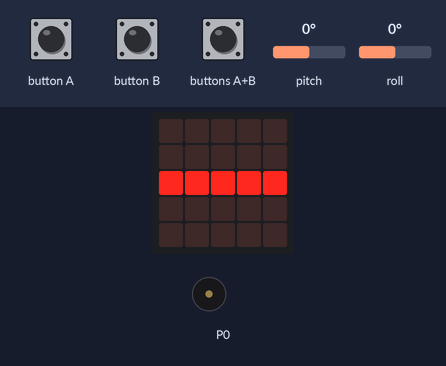
Bench run of a program on a simulated BBC micro:bit (MakeCode). Shown: the board's 5×5 LED display, buzzer (waves = sounding). The inputs (shaded band) are chosen by the test bench; at power-on: pitch 0°, roll 0°.

Above: at 1.2 s.
1.3 s: pitch set to -172°
At 2.0 s:
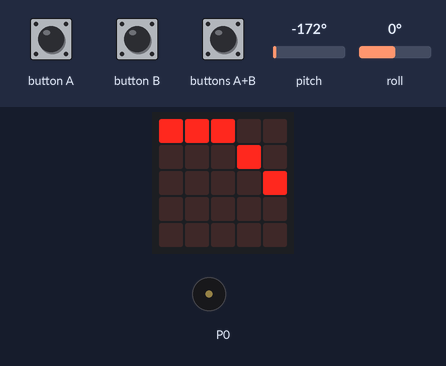
4.3 s: pitch set to -51°
At 5.0 s:
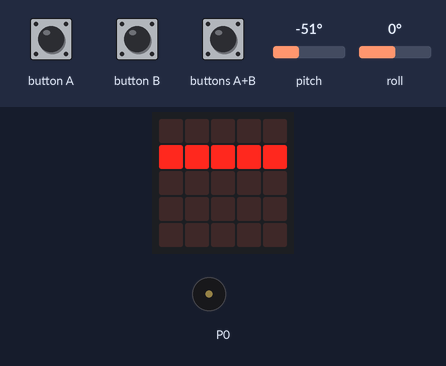
7.3 s: pitch set to -41°
9.0 s: roll set to -172°
At 10.2 s:
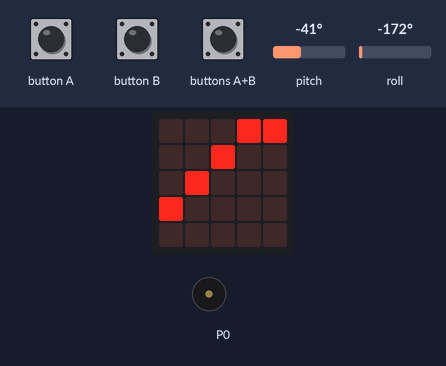
10.5 s: pitch set to 90°
At 10.8 s:
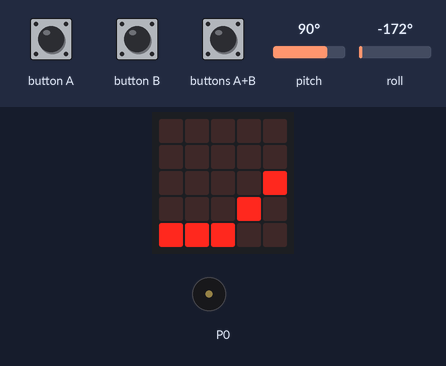
13.5 s: roll set to 0°
At 13.8 s:
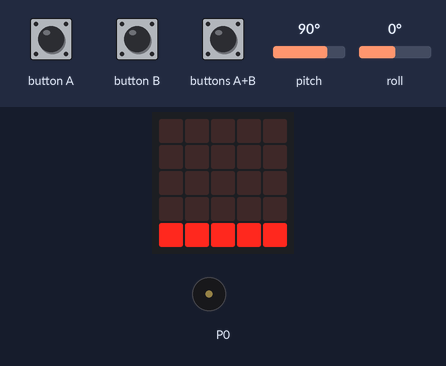
Timing chart, 0 to 17.5 s (numbered marks = the images above; inputs shaded):
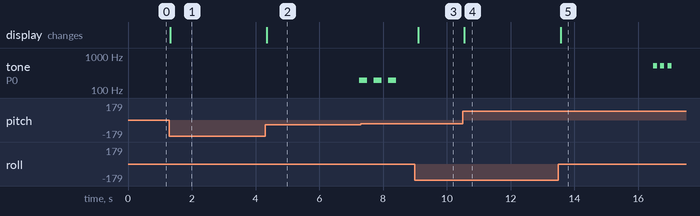

The program:

main.ts
```typescript
//      sSSs    sSSSSs
//      d %% SP   d %%%% SP
//      d % S'    d%S'
//      S %| S % S
//      S & S     S & S
//      Y & Ss    S & S
//          `S&&S   S&S
//        `S * S  S & S sSSs
//      l * S  S * b`S%%
//        .S*P  S*S   S%
//      sSS*S    SS_sSSS
//      YSS'      Y~YSSY
//                                          sg free
//                                          tg - https://t.me/HelloThisIsCapybara
//  sSSs   .S_sSSs      sSSs    sSSs
// d%%SP  .SS~YS%%b    d%%SP   d%%SP
//d%S'    S%S   `S % b  d % S'    d%S'
//S % S     S % S    S % S  S % S     S % S
//S & S     S % S    d * S  S & S     S & S
//S & S_Ss  S & S.S * S  S & S_Ss  S & S_Ss
//S & S~SP  S & S_sdSSS   S & S~SP  S & S~SP
//S & S     S & S~YSY % b   S & S     S & S
//S * b     S * S   `S%b  S*b     S*b
//S*S     S*S    S%S  S*S.    S*S.
//S*S     S*S    S&S   SSSbs   SSSbs
//S*S     S*S    SSS    YSSP    YSSP
//SP      SP
//Y       Y


input.onButtonPressed(Button.A, function () {
    // Сигнал для PAN, PAN
    for (let i = 0; i < 2; i++) {
        music.playTone(Note.E5, music.beat(BeatFraction.Half));
        basic.pause(200);
    }
});

input.onButtonPressed(Button.B, function () {
    // Сигнал для MAYDAY, MAYDAY
    for (let i = 0; i < 2; i++) {
        music.playTone(Note.C5, music.beat(BeatFraction.Whole));
        music.playTone(Note.G4, music.beat(BeatFraction.Whole));
        basic.pause(400);
    }
});

input.onButtonPressed(Button.AB, function () {
    // Сигнал для SÉCURITÉ
    music.playTone(Note.G3, music.beat(BeatFraction.Double));
    basic.pause(400);
});

let timeDown = 0; // Таймер для наклона вниз
let timeUp = 0;   // Таймер для наклона вверх

basic.forever(function () {
    // Получаем углы тангажа и крена
    let pitch = input.rotation(Rotation.Pitch); // Вперед/назад
    let roll = input.rotation(Rotation.Roll);  // Влево/вправо

    // Проверяем вертикальное положение
    if (Math.abs(pitch) < 10 && Math.abs(roll) < 10) {
        // Устройство ровное, отображаем горизонтальную линию
        basic.clearScreen();
        for (let x = 0; x < 5; x++) {
            led.plot(x, 2); // Линия по центру
        }
        // Сбрасываем таймеры
        timeDown = 0;
        timeUp = 0;
    } else {
        // Очищаем экран
        basic.clearScreen();

        // Рисуем наклоненную линию
        let centerRow = Math.map(pitch, -90, 90, 0, 4);
        let centerColumn = Math.map(roll, -90, 90, 0, 4);
        centerRow = Math.clamp(0, 4, Math.round(centerRow));
        centerColumn = Math.clamp(0, 4, Math.round(centerColumn));
        for (let x = 0; x < 5; x++) {
            let row = centerRow + (x - 2) * (centerColumn - 2) / 2;
            row = Math.clamp(0, 4, Math.round(row));
            led.plot(x, row);
        }

        // Проверяем наклон вниз (тангаж больше 45°)
        if (pitch > 45) {
            timeDown += 100; // Увеличиваем таймер
            if (timeDown >= 5000) {
                // Проигрываем "Pull Up" сигнал
                for (let i = 0; i < 3; i++) {
                    music.playTone(Note.C5, music.beat(BeatFraction.Quarter));
                    basic.pause(100);
                }
                timeDown = 0; // Сбрасываем таймер
            }
        } else {
            timeDown = 0; // Сбрасываем, если устройство не наклонено
        }

        // Проверяем наклон вверх (тангаж меньше -45°)
        if (pitch < -45) {
            timeUp += 100; // Увеличиваем таймер
            if (timeUp >= 5000) {
                // Проигрываем "Roll" сигнал
                for (let i = 0; i < 3; i++) {
                    music.playTone(Note.G3, music.beat(BeatFraction.Half));
                    basic.pause(200);
                }
                timeUp = 0; // Сбрасываем таймер
            }
        } else {
            timeUp = 0; // Сбрасываем, если устройство не наклонено
        }
    }

    basic.pause(100); // Задержка цикла
});

//      Hello From Ukraine!
```

test.ts
```typescript
// здесь помещаются тесты; они не будут скомпилированы, пока пакет используется в качестве расширения.
```

Measured:
- after the input at 1.3 s, the display: changes at once (image 1)
- after the input at 4.3 s, the display: changes after 0.05 s (image 2)
- after the input at 9.0 s, the display: changes after 0.10 s (image 3)
- after the input at 10.5 s, the display: changes after 0.05 s (image 4)
- after the input at 13.5 s, the display: changes after 0.07 s (image 5)
